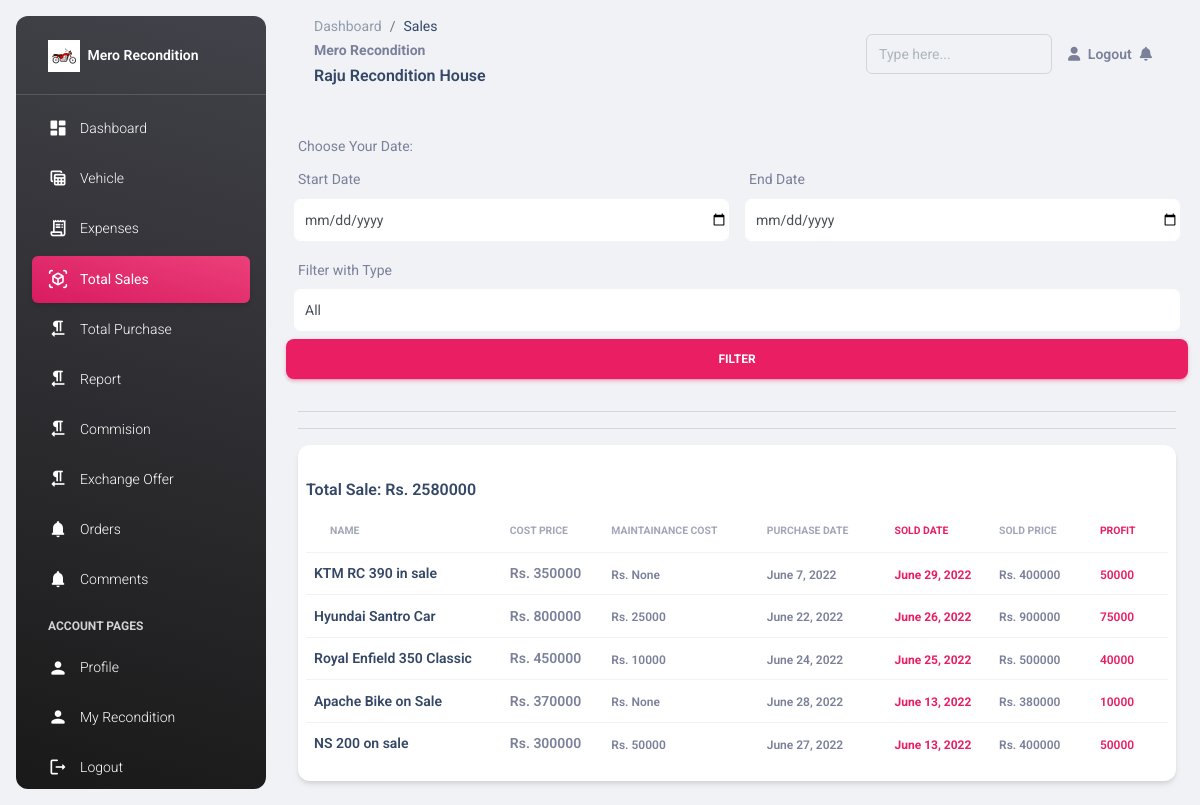
Page /recondition/sales (signed in) on the committed database.
### recon/models.py (models this page shows, shortened)
class CustomUser(AbstractUser):
    user_type_data = (("owner", "owner"), ("recondition", 'recondition'), ("customer", 'customer'))
    user_type = models.CharField(default = "owner", choices = user_type_data, max_length = 20)
    email = models.EmailField(unique = True)

class Recondition(models.Model):
    id = models.AutoField(primary_key = True)
    admin = models.OneToOneField(CustomUser, on_delete=models.CASCADE)
    number = models.BigIntegerField(blank= True, null = True)
    recondition_name = models.CharField(max_length=200)
    slug = models.SlugField(max_length=200, unique = True)
    Temporary_address = models.CharField(max_length = 300)
    District = models.CharField(max_length = 50, default = 'Kathmandu')
    profile_pic = models.ImageField(upload_to = "Recondition", blank = True)
    verified = models.BooleanField(default=False)
    created_at = models.DateTimeField(auto_now_add= True)
    expire_on = models.DateField(blank= True, null = True)
    long = models.CharField(max_length = 30, blank = True, null = True)
    lat = models.CharField(max_length = 30, blank = True, null = True)
    call = models.IntegerField()
    objects = models.Manager()

class Vehicle(models.Model):
    id = models.AutoField(primary_key=True)
    user = models.ForeignKey(CustomUser, related_name = "user_vehicle", on_delete= models.CASCADE)
    type = models.ForeignKey(Category, related_name="vehicle_category", on_delete=models.DO_NOTHING)
    name = models.CharField(max_length=100)
    slug = models.SlugField(max_length=200, unique = True)
    cost_price = models.IntegerField()
    plate_no = models.CharField(max_length=50)
    maintainance_cost = models.IntegerField(blank=True, null =True)
    maintainance_detail = models.CharField(max_length=500, blank=True, null =True)
    purchase_date = models.DateField(blank=True)
    sold_date = models.DateField(blank=True, null =True)
    showing_price = models.IntegerField()
    sold_status = models.BooleanField(default=False)
    image = models.ImageField(upload_to = "vehicle", blank = True , null =True)
    sold_price = models.IntegerField(blank=True , null =True)
    remarks = models.CharField(max_length=1000, blank=True, null =True)
    book_no = models.CharField(max_length=200 , blank=True, null =True)
    insurance = models.CharField(max_length=1000, blank=True , null =True)
    run_km = models.IntegerField()
    modal = models.CharField(max_length = 200, blank=True, null =True)
    objects = models.Manager()
    def profit(self):
        if self.maintainance_cost:
            return self.sold_price - self.cost_price - self.maintainance_cost
        else:
            return self.sold_price - self.cost_price

### recond/views.py (the view, shortened to what this page needs)
# urls.py: path('sales', views.Sales.as_view(), name = "sale" ),
class Sales(TemplateView):
    template_name = "recondition/sales.html"
    def get(self, request, *args, **kwagrs):
        sale = Vehicle.objects.filter(user = request.user).filter(sold_status = True).order_by('-sold_date')
        total_sale = sale.aggregate(Sum('sold_price'))
        dist =  {
            'sale':sale,
            'total_sale':total_sale,
            'type':Type.objects.all(),
        }
        return render(request, self.template_name, dist)

### templates/recondition/sales.html (shortened to what this page needs)
{% extends 'recondition/homepage.html' %}
{% block pages %}
    <ol class="breadcrumb bg-transparent mb-0 pb-0 pt-1 px-0 me-sm-6 me-5">
        <li class="breadcrumb-item text-sm"><a class="opacity-5 text-dark" href="{%url 'recond:homepage'%}">Dashboard</a></li>
        <li class="breadcrumb-item text-sm text-dark active" aria-current="page">Sales</li>
    </ol>
{% endblock pages %}
{% block content %}
    <div class="container-fluid py-4">
        <div class="dateBox">
          <small>Choose Your Date:</small>
          <form action="" method="post">
            <div class="row">
                <div class="col-12 col-md-6 p-2">
                  <label for="start"> Start Date</label>
                  <input type="date" class="form-control" name = "start" value="{{start}}">
                </div>
                <div class="col-12 col-md-6 p-2">
                  <label for="end"> End Date</label>
                  <input type="date" class="form-control" name = "end" value="{{end}}">
                </div>
                <div class="col-12 col-md-12 p-2">
                    <label for="end">Filter with Type </label>
                    <select name="type" id="" class="form-control">
                      <option value="all">All</option>
                    </select>
                </div>
                <button class="btn btn-primary">
                  Filter
                </button>
            </div>
          </form>
        </div>
        <hr>
        <hr>
        <div class="col-12">
            <div class="card">
              <div class="card-body px-0 pb-2">
                <div class="table-responsive p-2">
                  <h6>Total Sale: Rs. {{total_sale.sold_price__sum}}</h6>
                  <table class="table align-items-center justify-content-center mb-0">
                    <thead>
                      <tr>
                        <th class="text-uppercase text-secondary text-xxs font-weight-bolder opacity-7">Name</th>
                        <th class="text-uppercase text-secondary text-xxs font-weight-bolder opacity-7 ps-2">Cost Price</th>
                        <th class="text-uppercase text-secondary text-xxs font-weight-bolder opacity-7 ps-2">Maintainance Cost</th>
                        <th class="text-uppercase text-secondary text-xxs font-weight-bolder opacity-7 ps-2">Purchase Date</th>
                        <th class="text-uppercase text-primary text-xxs font-weight-bolder  ps-2">
                          <b>Sold Date</b></th>
                        <th class="text-uppercase text-secondary text-xxs font-weight-bolder opacity-7 ps-2">Sold Price</th>
                        <th class="text-uppercase text-primary text-xxs font-weight-bolder  ps-2">Profit</th>
                      </tr>
                    </thead>
                    <tbody>
                      {% for i in sale  %}
                      <tr class="ps-2">
                          <td>
                            <h6 class="mb-0 text-sm">{{i.name}}</h6>
                          </td>
                          <td>
                            <p class="text-sm font-weight-bold mb-0">Rs. {{i.cost_price}}</p>
                          </td>
                          <td>
                            <span class="text-xs font-weight-bold">Rs. {{i.maintainance_cost}}</span>
                          </td>
                          <td>
                            <span class="text-xs font-weight-bold">{{i.purchase_date}}</span>
                          </td>
                          <td>
                            <span class="text-xs font-weight-bold text-primary"><b>{{i.sold_date}}</b></span>
                          </td>
                          <td>
                            <span class="text-xs font-weight-bold">Rs. {{i.sold_price}}</span>
                          </td>
                          <td>
                            <span class="text-xs font-weight-bold text-primary">{{i.profit}}</span>
                          </td>
                        </tr>
                      {% endfor %}
                    </tbody>
                  </table>
                </div>
              </div>
            </div>
        </div>
    </div>
{% endblock content %}

### templates/dashbord/dashboard.html (shortened to what this page needs)
{% load static %}
<!DOCTYPE html>
<html lang="en">
  {% load pwa %}
<head>
  <link href="{%static 'assets/css/nucleo-icons.css' %} " rel="stylesheet" />
  <link href="{%static 'assets/css/nucleo-svg.css' %} " rel="stylesheet" />
  <link id="pagestyle" href="{%static 'assets/css/material-dashboard.css' %} " rel="stylesheet" />
</head>
<body class="g-sidenav-show  bg-gray-200">
  {% block aside %}
  {%endblock%}
  <main class="main-content position-relative max-height-vh-100 h-100 border-radius-lg ">
    <nav class="navbar navbar-main navbar-expand-lg px-0 mx-4 shadow-none border-radius-xl" id="navbarBlur" navbar-scroll="true">
      <div class="container-fluid py-1 px-3">
        <nav aria-label="breadcrumb">
          {% block pages %}{% endblock pages %}
          <small class="font-weight-bolder mb-0">Mero Recondition</small>
          {% if user.recondition.recondition_name %}
            <h6>{{user.recondition.recondition_name}}</h6>
          {% else %}
            <h6>{{user.username}} Dashboard</h6>
          {% endif %}
        </nav>
        <div class="collapse navbar-collapse mt-sm-0 mt-2 me-md-0 me-sm-4" id="navbar">
          <div class="ms-md-auto pe-md-3 d-flex align-items-center">
            <div class="input-group input-group-outline">
              <form action="" method="post">
                <input type="text" class="form-control" name ="name" placeholder="Type here...">
              </form>
            </div>
          </div>
          <ul class="navbar-nav  justify-content-end">
            <li class="nav-item d-flex align-items-center">
              <a href="{%url 'recon:logout'%}" class="nav-link text-body font-weight-bold px-0">
                <i class="fa fa-user me-sm-1"></i>
                  <span class="d-sm-inline d-none">Logout</span>
              </a>
            </li>
            <li class="nav-item dropdown ps-2 pe-2 d-flex align-items-center">
              <a href="javascript:;" class="nav-link text-body p-0" id="dropdownMenuButton" data-bs-toggle="dropdown" aria-expanded="false">
                <i class="fa fa-bell cursor-pointer" style="position: relative;"></i>
              </a>
            </li>
          </ul>
        </div>
      </div>
    </nav>
    {% block content %}
    {% endblock content %}
  </main>
</body>
</html>

### templates/dashbord/dashboard.html (style rules this page uses)
.form-control { border: 1px solid white; background-color: white; color: #495057; padding-left: 10px; }
.card { cursor: pointer; }

### rows in the picture
CustomUser: recondition.recondition_name "Raju Recondition House"
Vehicle: name "KTM RC 390 in sale", cost_price "350000", maintainance_cost "None", purchase_date "June 7, 2022", sold_date "June 29, 2022", sold_price "400000", profit "50000"
Vehicle: name "Hyundai Santro Car", cost_price "800000", maintainance_cost "25000", purchase_date "June 22, 2022", sold_date "June 26, 2022", sold_price "900000", profit "75000"
Vehicle: name "Royal Enfield 350 Classic", cost_price "450000", maintainance_cost "10000", purchase_date "June 24, 2022", sold_date "June 25, 2022", sold_price "500000", profit "40000"
Vehicle: name "Apache Bike on Sale", cost_price "370000", maintainance_cost "None", purchase_date "June 28, 2022", sold_date "June 13, 2022", sold_price "380000", profit "10000"
Vehicle: name "NS 200 on sale", cost_price "300000", maintainance_cost "50000", purchase_date "June 27, 2022", sold_date "June 13, 2022", sold_price "400000", profit "50000"

### other values in the picture
{{ total_sale.sold_price__sum }} "2580000"
